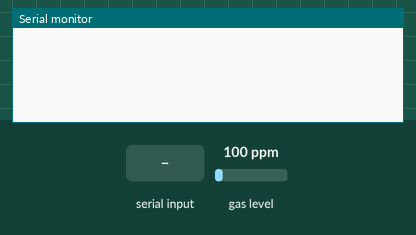
This sketch was run on a simulated Arduino Uno, built with avr-gcc and run on an emulated ATmega328P. Shown: the last lines printed to the serial monitor. The inputs (shaded band) are chosen by the test bench; at power-on: gas level 100 ppm.

Above: at 1.7 s.
1.8 s: "1" received over the second serial link
At 1.91 s:
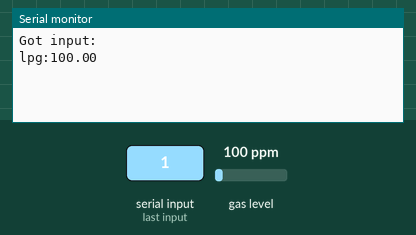
At 2.4 s:
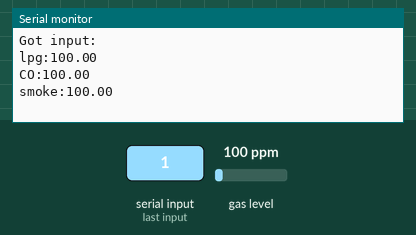

Measured:
- after the input at 1.8 s, the serial monitor: prints a new line at once (image 1)

The sketch:

hm_10_meteo.ino
```cpp
#include <MQ2.h>
#include <DHT11.h>
#include <SoftwareSerial.h>

#define MQ_PIN A0
#define DTH11_DIN 4
#define SOFT_TX 7
#define SOFT_RX 8

DHT11 dht11(DTH11_DIN);
MQ2 mq2(MQ_PIN);
SoftwareSerial softSerial(SOFT_TX, SOFT_RX);

float bTemp, bHumi;
float lpg, co, smoke;

void setup() {
  pinMode(2, INPUT);
  Serial.begin(115200);
  softSerial.begin(9600);
  mq2.begin();
}

void getGases(){
  lpg = mq2.readLPG();
  co = mq2.readCO();
  smoke = mq2.readSmoke();
  char out[15] = "";
  String output = "lpg:" + String(lpg);
  // z pinu 2 mozesz jeszcze odczytac alarm
  output.toCharArray(out, 15);
  Serial.println(output);
  softSerial.write(out);

  delay(100);
  output = "CO:" + String(co);
  output.toCharArray(out, 15);
  Serial.println(output);
  softSerial.write(out);
  delay(100);

  output = "smoke:" + String(smoke);
  output.toCharArray(out, 15);
  Serial.println(output);
  softSerial.write(out);
  delay(100);
}

void getTemperatureHumidity(){
  dht11.read(bHumi, bTemp);
  char out[15] = "";
  String output = "temp:" + String(bTemp);
  output.toCharArray(out, 15);
  Serial.println(output);
  softSerial.write(out);
  delay(100);

  output = "humi:" + String(bHumi);
  output.toCharArray(out, 15);
  Serial.println(output);

  softSerial.write(out);
}

void loop() {
  int c;
  if (softSerial.available()) {
    c = softSerial.read();
    Serial.println("Got input:");
    if (c != 0) {
      getGases();
    }
    else {
      getTemperatureHumidity();
    }
  }
}
```
